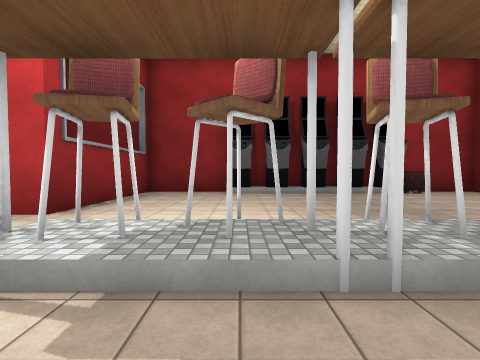
view 1 (above)

12 first-person views from a walk through a 3-D level made in the Unity game engine. The camera is 1.5 m above the floor, tilts 2° down and sees 85° across. The floor is counted in squares, 2 m on a side. Each view is taken from the middle of a square. On the plan, view 1 faces up. The plan holds only what a view shows up to about 9 squares ahead; the rest is blank. The player is left out. Some surface patterns are stand-ins.

view 2
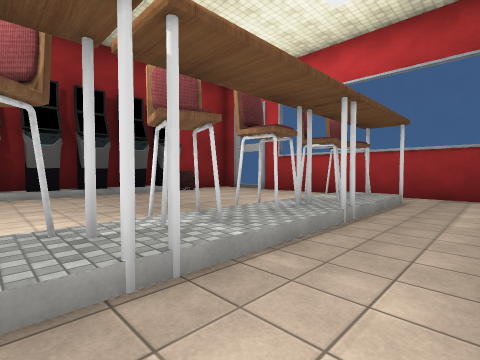

view 3
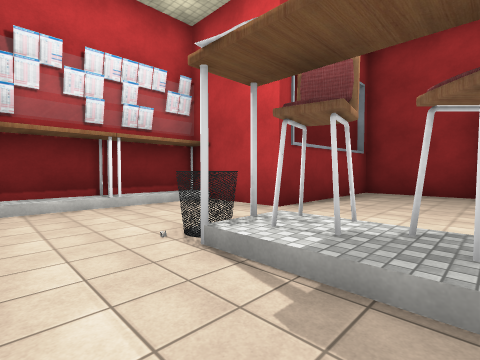

view 4
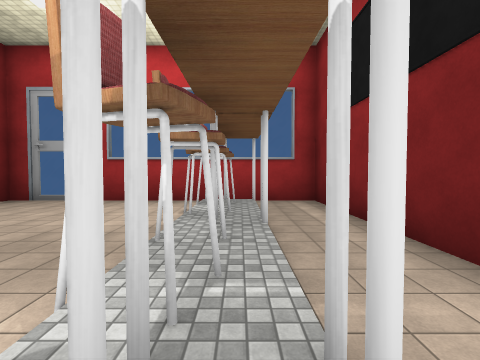

view 5
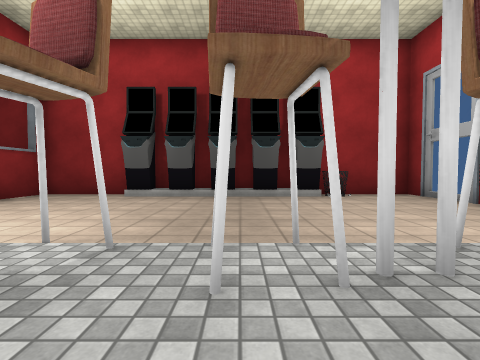

view 6
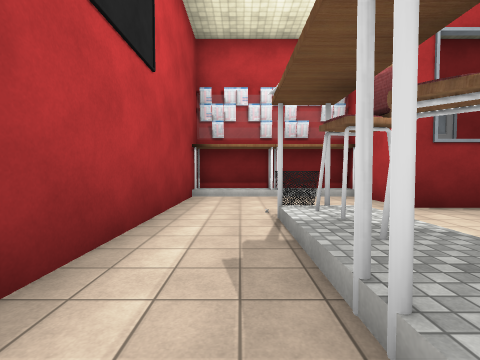

view 7
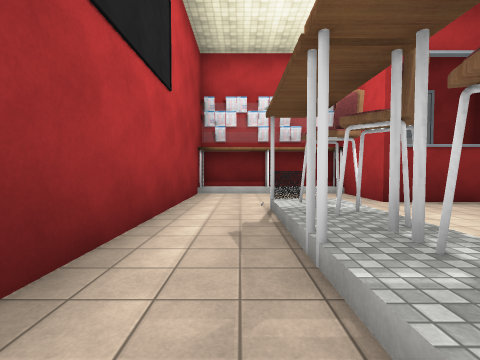

view 8
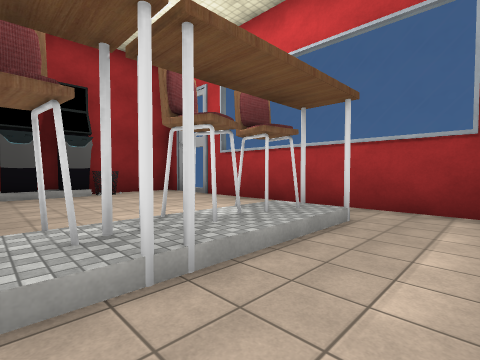

view 9
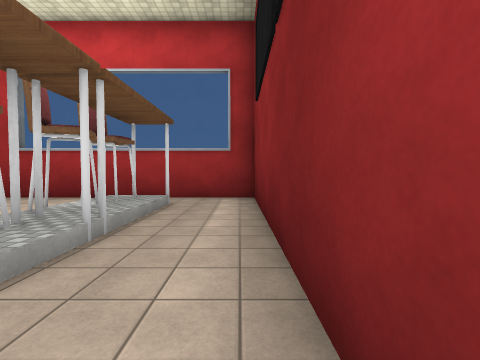

view 10
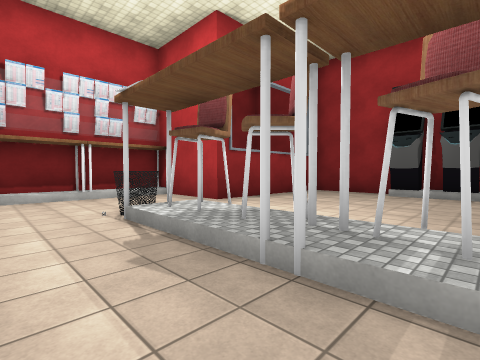

view 11
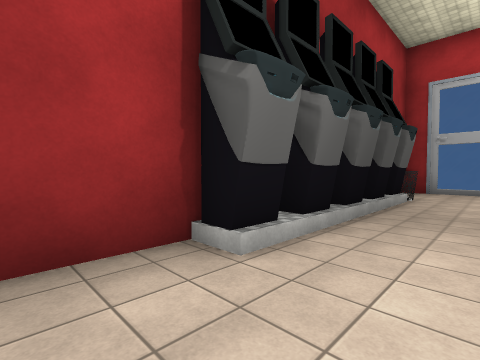

view 12
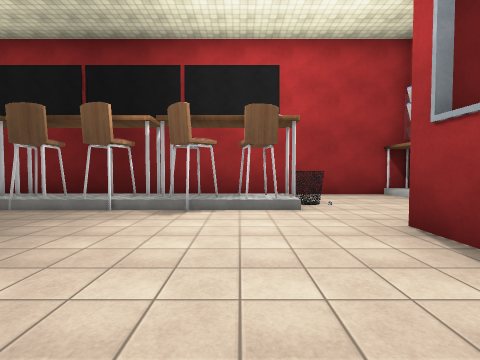

### Floor plan
Key: @ floor where view 1 was taken; # wall or solid block; . main floor; : floor 0.5 m higher than the main floor; / step, stairs or slope; M machine; B bin; C chair; O other object.
Columns run from 7 left of view 1 to 9 right of it. Each row starts with its distance up from view 1.
 10    ##############
  9    #...MM#MMMB..#
  8    #............#
  7    #............#
  6    #............#
  5 ####............#
  4 #O..............#
  3 #:.../CC/C#/C//.#
  2 #O..BB//#:C#:C#.#
  1 #:..............#
  0 #:.....@........#
 -1 #################

Positions as (right, up) in squares from view 1, and headings:
1: (0, 0), facing up
2: (0, 0), facing up-right
3: (0, 0), facing up-left
4: (0, 2), facing right
5: (3, 1), facing up
6: (2, 1), facing left
7: (3, 1), facing left
8: (3, 0), facing up-right
9: (1, 0), facing right
10: (2, 0), facing up-left
11: (-2, 7), facing up-right
12: (-1, 8), facing down
